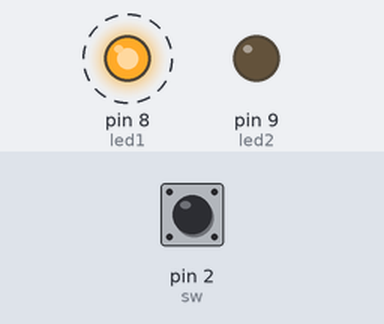
Recording of a sketch running on a simulated Arduino Uno, built with avr-gcc and run on an emulated ATmega328P. On the bench: output pins drawn as LEDs (lit = HIGH). Dashed ring = blinking. The inputs (shaded band) are chosen by the test bench; at power-on: pin 2 (sw) HIGH.

Above: at 1.2 s.
1.3 s: pin 2 (sw) pulled LOW for 0.15 s
At 1.37 s:
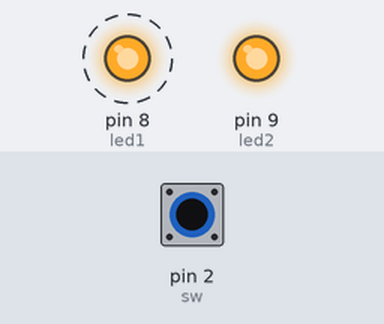
4.3 s: pin 2 (sw) pulled LOW for 1 s
At 6.6 s:
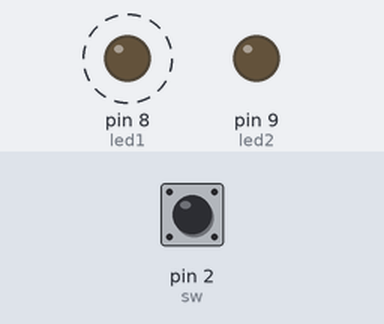
7.3 s: pin 2 (sw) pulled LOW for 3.2 s
At 8.8 s:
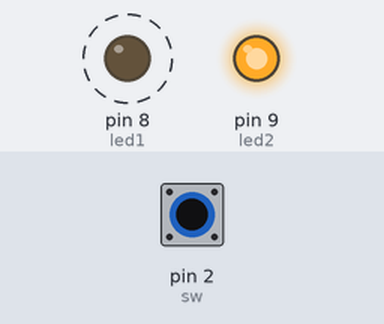
Timing chart, 0 to 18.0 s (numbered marks = the images above; inputs shaded):
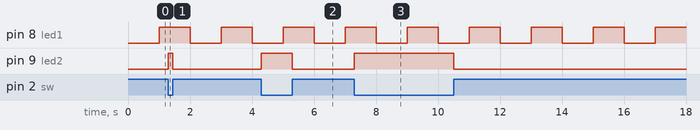

Measured:
- after the input at 1.3 s, pin 9 (led2): LOW → HIGH at once, → LOW 0.15 s later
- after the input at 4.3 s, pin 9 (led2): LOW → HIGH at once, → LOW 1.0 s later
- after the input at 7.3 s, pin 9 (led2): LOW → HIGH at once, → LOW 3.2 s later
- by itself, pin 8 (led1): alternates HIGH for 1.0 s and LOW for 1.0 s

The sketch:

5sec.ino
```cpp
int led1 = 8;
int led2 = 9;
int sw = 2;

unsigned long previousMillis = 0;
const long interval = 1000;

bool ledState = LOW;

void setup() {
  pinMode(led1, OUTPUT);
  pinMode(led2, OUTPUT);

  pinMode(sw, INPUT_PULLUP);
}

void loop() {

  // LED1 ON/OFF every 1 seconds
  unsigned long currentMillis = millis();

  if (currentMillis - previousMillis >= interval) {
    previousMillis = currentMillis;

    ledState = !ledState;
    digitalWrite(led1, ledState);
  }

  // LED2 controlled by switch
  if (digitalRead(sw) == LOW) {
    digitalWrite(led2, HIGH);
  } else {
    digitalWrite(led2, LOW);
  }
}
```
